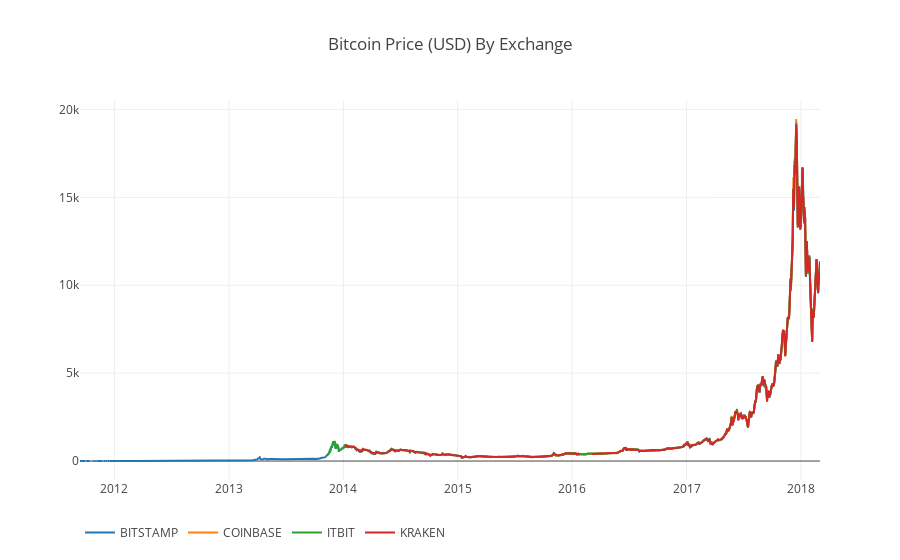

The code cell stored with this chart in its notebook:
### Code cell
# Plot the revised dataframe
df_scatter(btc_usd_datasets, 'Bitcoin Price (USD) By Exchange')

### Figure 1 — Plotly figure (JSON) as saved in the notebook; plotly's stock layout.template omitted (floating-point values rounded to 4 significant figures; data arrays with more than 128 entries replaced by an {"elided": "..."} marker saying what was removed)
{"data": [{"name": "BITSTAMP", "type": "scatter", "visible": "visible", "x": {"elided": "2364 str values"}, "y": {"elided": "2364 float values"}}, {"name": "COINBASE", "type": "scatter", "visible": "visible", "x": {"elided": "2364 str values"}, "y": {"elided": "2364 float values"}}, {"name": "ITBIT", "type": "scatter", "visible": "visible", "x": {"elided": "2364 str values"}, "y": {"elided": "2364 float values"}}, {"name": "KRAKEN", "type": "scatter", "visible": "visible", "x": {"elided": "2364 str values"}, "y": {"elided": "2364 float values"}}], "layout": {"legend": {"orientation": "h"}, "title": "Bitcoin Price (USD) By Exchange", "xaxis": {"type": "date"}, "yaxis": {"showticklabels": true, "title": "", "type": "linear"}}}
